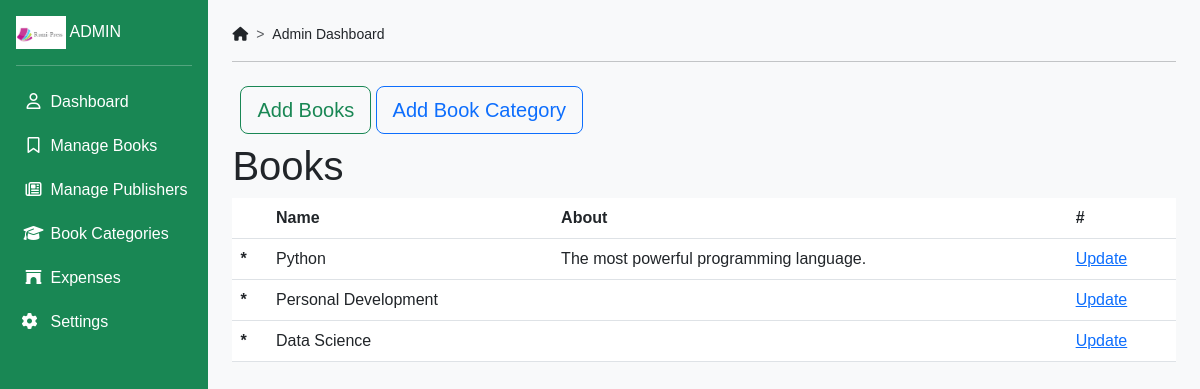
The page /categories/ on the database as committed earlier.
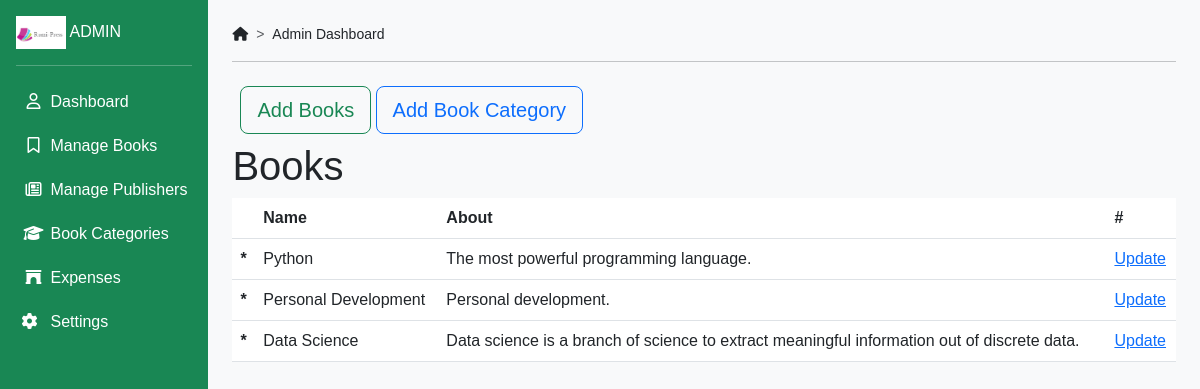
The same page on the database as committed later.
### main/models.py (models this page shows, shortened)
class Category(models.Model):
    name = models.CharField(max_length=50)
    additional_info = models.TextField(max_length=250, blank=True)

### main/views.py (the view)
# urls.py: path('categories/', views.CategoryListView.as_view(), name='categories'),
class CategoryListView(generic.ListView):
    model = Category
    context_object_name = 'categories'
    template_name = 'main/categories.html'

### templates/main/categories.html
{% extends './dashboard.html'%}
{% block content %}
<div class="container-fluid p-2">
  <a type="button" class="btn btn-outline-success btn-lg btn-block" href="{%url 'add_books'%}">Add Books </a>
  <a type="button" class="btn btn-outline-primary btn-lg btn-block" href="{%url 'add_category'%}">Add Book Category</a>
</div>
<h1>Books</h1>
{% if categories %}
<table class="table">
  <thead class="thead-dark">
    <tr>
      <th scope="col"></th>
      <th scope="col">Name</th>
      <th scope="col">About</th>
      <th scope="cole">#</th>
    </tr>
  </thead>
  {% for category in categories %}
  <tbody>
    <tr>
      <th scope="row">*</th>
      <td>{{category.name}}</td>
      <td>{{category.additional_info}}</td>
      <td><a href="{% url 'update_category' category.id%}">Update</a></td>
    </tr>
  </tbody>
  {% endfor %}
</table>
{% else %}
<p>No data available available.</p>
{% endif %}
{% endblock %}

### templates/main/dashboard.html (shortened to what this page needs)
{% load static %}
<!DOCTYPE html>
<html lang="en">
<head>
	<link href="https://cdn.jsdelivr.net/npm/bootstrap@5.3.0-alpha3/dist/css/bootstrap.min.css" rel="stylesheet"
>
	<link rel="stylesheet" href="{% static 'css/style.css'%}">
	<link rel="stylesheet" href="https://cdnjs.cloudflare.com/ajax/libs/font-awesome/6.4.0/css/all.min.css"
 />
</head>
<body>
	<div class="container-fluid p-0 d-flex h-100">
		<div id="bdSidebar" class="d-flex flex-column
					flex-shrink-0
					p-3 bg-success
					text-white offcanvas-md offcanvas-start">
			<a href="#" class="navbar-brand">
                <img src="{% static 'images/logo.png'%}" alt="" style="width: 50px;">
				ADMIN
			</a>
			<hr>
			<ul class="mynav nav nav-pills flex-column mb-auto">
				<li class="nav-item mb-1">
					<a href="{% url 'home'%}">
						<i class="fa-regular fa-user"></i>
						Dashboard
					</a>
				</li>
				<li class="sidebar-item nav-item mb-1">
					<a href="#" class="sidebar-link collapsed" data-bs-toggle="collapse" data-bs-target="#books"
						aria-expanded="false" aria-controls="settings">
						<i class="fa-regular fa-bookmark"></i>
						<span class="topic">Manage Books </span>
					</a>
				</li>
				<li class="sidebar-item nav-item mb-1">
					<a href="#" class="sidebar-link collapsed" data-bs-toggle="collapse" data-bs-target="#publishers"
						aria-expanded="false" aria-controls="settings">
						<i class="fa-regular fa-newspaper"></i>
						<span class="topic">Manage Publishers</span>
					</a>
				</li>
				<li class="sidebar-item nav-item mb-1">
					<a href="#" class="sidebar-link collapsed" data-bs-toggle="collapse" data-bs-target="#categories"
						aria-expanded="false" aria-controls="settings">
						<i class="fa-solid fa-graduation-cap"></i>
						<span class="topic">Book Categories</span>
					</a>
				</li>
				<li class="sidebar-item nav-item mb-1">
					<a href="#" class="sidebar-link collapsed" data-bs-toggle="collapse" data-bs-target="#expenses"
						aria-expanded="false" aria-controls="settings">
						<i class="fa-solid fa-archway"></i>
						<span class="topic">Expenses</span>
					</a>
				</li>
				<li class="sidebar-item nav-item mb-1">
					<a href="#" class="sidebar-link collapsed" data-bs-toggle="collapse" data-bs-target="#settings"
						aria-expanded="false" aria-controls="settings">
						<i class="fas fa-cog pe-2"></i>
						<span class="topic">Settings </span>
					</a>
				</li>
			</ul>
		</div>
		<div class="bg-light flex-fill">
			<div class="p-4">
				<nav style="--bs-breadcrumb-divider:'>';font-size:14px">
					<ol class="breadcrumb">
						<li class="breadcrumb-item">
							<i class="fa-solid fa-house"></i>
						</li>
						<li class="breadcrumb-item">Admin Dashboard</li>
					</ol>
				</nav>
				<hr>
				{% block content %}{% endblock %}
			</div>
		</div>
	</div>
</body>
</html>

### static/css/style.css (style rules this page uses)
html, body { height: 100%; font-family: 'Ubuntu', sans-serif; }
.mynav { color: #fff; }
.mynav li a { color: #fff; text-decoration: none; width: 100%; display: block; border-radius: 5px; padding: 8px 5px; }
.mynav li a i { width: 25px; text-align: center; }

Rows that differ between the two databases and show on the page:
changed Category "Personal Development": additional_info (not shown) → "Personal development."
changed Category "Data Science": additional_info (not shown) → "Data science is a branch of science to extract meaningful information out of discrete data."
